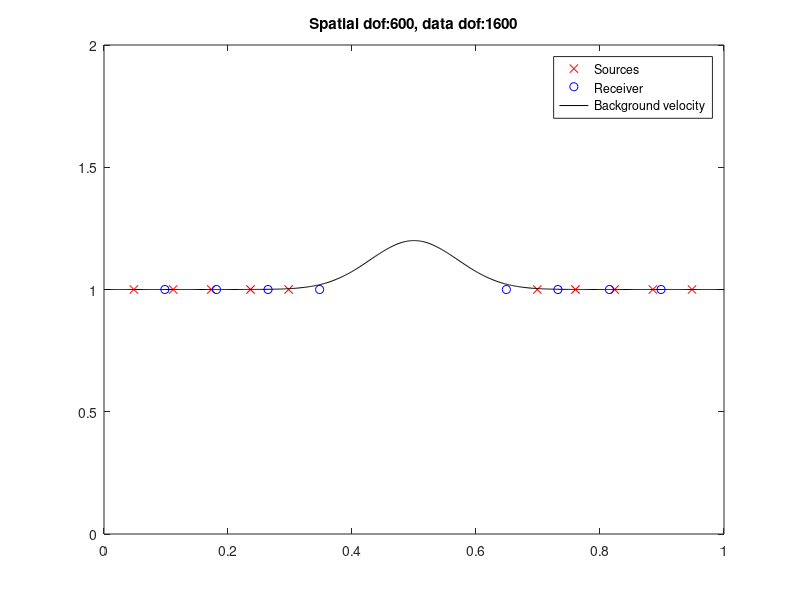

The MATLAB source for this figure: (Note: this script raises an error after producing the figure.)
clear all
close all 
clc
% function adjoint_state_1d
fmin=1e-4;						% minimum frequency
fmax=20;						% maximum frequency
maxit=100;
err=zeros(maxit,1);
n=30*fmax;						% number of interior grid points
h=1/(n+1);						% spatial resolution
nx=n+2;							% total number of grid points
nf=20;							% number of frequencies
ns=10;							% number of sources
nr=8;							% number of receivers
sigma=1e-8;						% noise level
freqs=linspace(fmin,fmax,nf);	% vector of all frequencies
x=linspace(0,1,nx);				% grid points

% Locations of sources and receivers
sl=[.05 .3];
rl=[.1 .35];
sr=[.7 .95];
rr=[.65 .9];
xs_ind=[round(linspace(sl(1),sl(2),ns/2)/h) round(linspace(sr(1),sr(2),ns/2)/h)];
xr_ind=[round(linspace(rl(1),rl(2),nr/2)/h) round(linspace(rr(1),rr(2),nr/2)/h)];

% sint=[.1 .3];
% rint=[.65 .9];
% xs_ind=round(linspace(sint(1),sint(2),ns)/h);
% xr_ind=round(linspace(rint(1),rint(2),nr)/h);

c=@(x) 1+.2*exp(-100*(x-.5).^2);	% true background velocity
% c=@(x) 1 + .1*((x>.4) & (x<.6));
% c=@(x) 1 + .2*(((x>.4) & (x<.45)) | ((x>.5) & (x<.55)));
m=ones(nx,1);					% initial guess for background squared slowness
mtrue=(1./c(x).^2)';			% true background squared slowness
% mtrue=m;
% mtrue=m;			% true background squared slowness
u=zeros(nx,1);				% field
q=zeros(nx,1);				% adjoint state
b=zeros(nx,ns);					% right-hand sides
d=zeros(nr,nf,ns);				% data
I=speye(nx);
E=I(:,xr_ind);

% Sanity checks
% assert(ns==length(xs_ind))
% assert(nr==length(xr_ind))

% Plot background velocity, along with locations of sources and receivers
figure
plot(x(xs_ind),ones(size(xs_ind)),'rx',x(xr_ind),ones(size(xr_ind)),'bo',x,sqrt(1./mtrue),'-k')
legend('Sources','Receiver','Background velocity')
title(sprintf('Spatial dof:%d, data dof:%d',n,ns*nr*nf))
axis([0 1 0 2])
pause

% create right-hand sides and data
rng(1)
for i=1:nf
	A=helmholtz_fos_1d(mtrue,freqs(i));
	for j=1:ns
		b(xs_ind(j),j)=1/h;
		u=A\b(:,j);
		d(:,i,j)=u(xr_ind)+sigma*(rand+1i*rand);
	end
end

figure
% Gradient descent loop
for k=1:maxit
% 	plot(x(2:end-1),sqrt(1./m(2:end-1)),'-rx',x,sqrt(1./mtrue),'-b')
	if k>1
		plot(x,m,'-rx',x,mtrue,'-b')
		title(sprintf('Iter:%d, misfit:%.3e',k,err(k-1)))
		axis([0 1 -2 2])
		drawnow
	end
% 	pause
	% Compute gradient via adjoint state method
	f=zeros(nx,1);
	for i=1:nf
		A=helmholtz_fos_1d(m,freqs(i));
		for j=1:ns
			u=A\b(:,j);
			bq=E*(u(xr_ind)-d(:,i,j));
% 			q=A\(E*conj(u(xr_ind)-d(:,i,j)));
			q=(A')\bq;
% 			fprintf('|<A^*q,b>-<q,Ab>|=%.5e\n',abs((A'*q)'*bq-q'*(A*bq)))
% 			plot(x,real(u),'-b',x,real(q),'-r',x(xs_ind),zeros(size(xs_ind)),'gx',x(xr_ind),zeros(size(xr_ind)),'ko')
% 			title(sprintf('freq:%d, source:%d',i,j))
% 			pause
			f=f+(2*pi*freqs(i))^2*real(u.*conj(q));
			err(k)=err(k)+norm(u(xr_ind)-d(:,i,j))^2;
		end
		if any(isnan(m)), error('NaNs in m!'), end
	end
	disp(norm(f))
	alpha=(f'*m)/(f'*f);
	m=m-alpha*f;
end